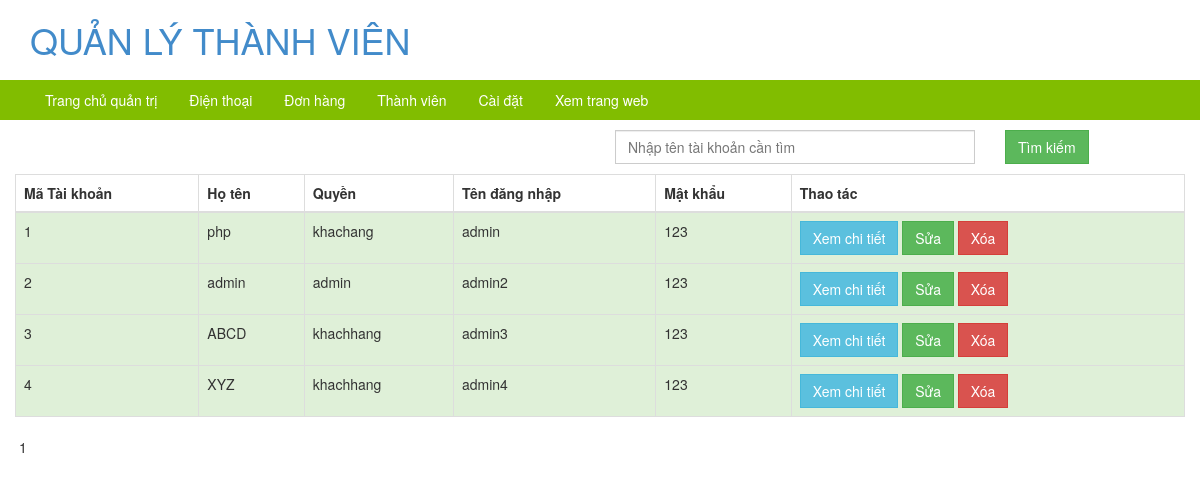
The app's page /admin/menber.php (signed in) with its own data.
### tables this page shows
CREATE TABLE `taikhoan` (
  `mataikhoan` int(11) NOT NULL,
  `tendangnhap` varchar(50) NOT NULL,
  `matkhau` varchar(30) NOT NULL,
  `hoten` varchar(40) NOT NULL,
  `email` varchar(50) NOT NULL,
  `diachi` varchar(100) NOT NULL,
  `quyen` varchar(20) NOT NULL
);

### admin/menber.php (the view, shortened to what this page needs)
<?php
    	include 'head.php';
?>
<body>
	<header>
        <div class="container">
	            <a href="#">
					<h1>QUẢN LÝ THÀNH VIÊN</h1>
	            </a>
        </div>
    </header>
    <?php
    	include 'menu.php';
     ?>
    <section>
    	<div class="container">
    		<div class="row header1">
			  	<div class="col-xs-12 col-md-6">
			  	</div>
			  	<form action="search.php" method="post" name="form_search" onsubmit="return validation();">
				  	<div class="col-xs-6 col-md-4">
				  		<input name="keyword" type="text" class="form-control" id="exampleInputPassword1" placeholder="Nhập tên tài khoản cần tìm">
				  	</div>
				  	<div class="col-xs-6 col-md-2">
				  		<p>
							<button type="submit" class="btn btn-success">Tìm kiếm</button>
						</p>
				  	</div>
			  	</form>
			</div>
			<div class="row">
				<table class="table table-striped table-bordered">
		              <thead>
		                <tr>
		                  <th>Mã Tài khoản</th>
		                  <th>Họ tên </th>
		                  <th>Quyền</th>
		                  <th>Tên đăng nhập</th>
		                  <th>Mật khẩu</th>
		                  <th>Thao tác</th>
		                </tr>
		              </thead>
		              <tbody>
		              <?php
		              	if (!isset($_GET['page'])) {
							$page = 1;
						}
						else
						{
							$page = $_REQUEST['page'];
						}
		              	$pdo = Database::connect();
		              	$sql1 = 'select * from taikhoan';
		              	if($result = $pdo->query($sql1))
						{
						    $recordnumber = $result->rowCount();
						    if ($recordnumber%5 ==0)
						    {
						    	$pagenumber = $recordnumber/5;
						    }
						    else{
						    	$pagenumber = floor($recordnumber/5) + 1;
						    }
						}
		              	$sql = 'select * from taikhoan';
		              	foreach ($pdo->query($sql) as $row) {
		              		echo '<tr class="success">';
		              			echo '<td>'.$row['mataikhoan'].'</td>';
		              			echo '<td>'.$row['hoten'].'</td>';
                                  echo '<td>'.$row['quyen'].'</td>';
		              			echo '<td>'.$row['tendangnhap'].'</td>';
		              			echo '<td>'.$row['matkhau'].'</td>';
		              			echo '<td >';
		              			echo '<a class="btn btn-info" href="detail.php?id='.$row["mataikhoan"].'">Xem chi tiết</a>';
		              			echo '<a class="btn btn-success" href="update.php?id='.$row["mataikhoan"].'">Sửa</a>';
		              			echo '<a class="btn btn-danger" href="delete.php?id='.$row["mataikhoan"].'">Xóa</a>';
		              			echo '</td>';
		              		echo '</tr>';
		              	}
		               ?>
		              </tbody>
	            </table>
	            <?php
					for ($i=1 ; $i<=$pagenumber ; $i++) {
						if ($i == $page) {
						       echo $i;
						}
						else {
						      echo '<a class="btn btn-info" href="product.php?page='.$i.'">'.$i.'</a>';
						      echo '&nbsp;';
						}
					}
				?>
			</div>
    	</div>
    </section>
</body>
</html>

### admin/css/product.css (style rules this page uses)
.header1 { margin-top: 10px; }
.btn { border-radius: 0px !important; }
.form-control { border-radius: 0px !important; max-width: 500px; }

### records on screen
taikhoan: mataikhoan "1", hoten "php", quyen "khachang", tendangnhap "admin", matkhau "123"
taikhoan: mataikhoan "2", hoten "admin", quyen "admin", tendangnhap "admin2", matkhau "123"
taikhoan: mataikhoan "3", hoten "ABCD", quyen "khachhang", tendangnhap "admin3", matkhau "123"
taikhoan: mataikhoan "4", hoten "XYZ", quyen "khachhang", tendangnhap "admin4", matkhau "123"
